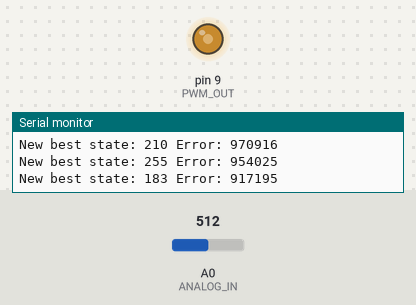
The sketch below on a simulated Arduino Uno, built with avr-gcc and run on an emulated ATmega328P. Parts: output pins drawn as LEDs (lit = HIGH), the last lines printed to the serial monitor. The test bench sets the inputs (shaded band); at power-on: A0 (ANALOG_IN) = 512. Random numbers use the default seed unless the sketch sets one.

Above: at 1.29 s.
1.3 s: A0 (ANALOG_IN) set to 900
At 1.81 s:
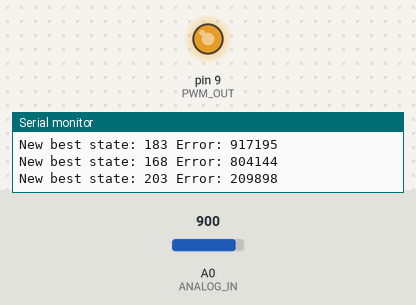
4.3 s: A0 (ANALOG_IN) set to 122
At 6.25 s:
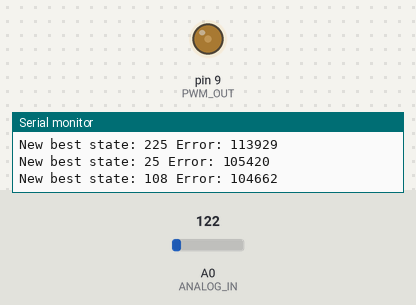
Timing chart, 0 to 13.3 s (numbered marks = the images above; inputs shaded):
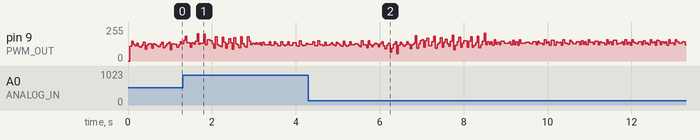

The sketch:

converger_fixed.ino
```cpp
/*
 * converger_fixed.ino
 * Corrected version of the signal converger.
 * Uses an 8-bit LFSR and a Cyclotomic FIR filter (Phi_16(z) = z^8 + 1).
 * Searches for the LFSR state that best approximates the input signal.
 */

#define ANALOG_IN A0
#define PWM_OUT 9
#define SAMPLING_FREQ 1000
#define BUFFER_SIZE 128

// Cyclotomic Polynomial Phi_16(z) = z^8 + 1
// Coefficients: [1, 0, 0, 0, 0, 0, 0, 0, 1]
#define CYCLO_DEGREE 8
const int8_t cyclo_coeffs[] = {1, 0, 0, 0, 0, 0, 0, 0, 1};

uint8_t input_buffer[BUFFER_SIZE];
uint8_t best_state = 1;
uint32_t min_error = 0xFFFFFFFF;
uint8_t current_lfsr_state = 1;

// Standard 8-bit LFSR polynomial: x^8 + x^6 + x^5 + x^4 + 1
#define LFSR_POLY 0xB8

uint8_t step_lfsr(uint8_t &state) {
    uint8_t bit = state & 1;
    state >>= 1;
    if (bit) {
        state ^= LFSR_POLY;
    }
    return bit;
}

uint8_t generate_filtered_output(uint8_t seed, int index) {
    // To generate the output at time 'index', we need the last 8 bits of the LFSR sequence
    // This is inefficient but clear for this implementation.
    // In a real system, we'd use a sliding window.
    uint8_t state = seed;
    uint8_t history[9];

    // Fast-forward LFSR to index
    for (int i = 0; i < index; i++) {
        step_lfsr(state);
    }

    // Get bits for filter
    for (int i = 0; i <= CYCLO_DEGREE; i++) {
        history[i] = step_lfsr(state);
    }

    // Apply Phi_16(z) = 1*h[0] + 0*h[1...7] + 1*h[8]
    int val = (int)history[0] + (int)history[8];
    // val is in [0, 2]. Map to [0, 255]
    return (uint8_t)(val * 127);
}

void setup() {
    pinMode(PWM_OUT, OUTPUT);
    Serial.begin(9600);
    randomSeed(analogRead(A1)); // Use an unconnected pin for entropy
}

void loop() {
    static int buf_idx = 0;
    static unsigned long last_sample = 0;

    if (micros() - last_sample >= (1000000 / SAMPLING_FREQ)) {
        last_sample = micros();

        // 1. Read input
        input_buffer[buf_idx] = analogRead(ANALOG_IN) >> 2; // 10-bit to 8-bit

        // 2. Output the best approximation
        uint8_t out_val = generate_filtered_output(best_state, buf_idx);
        analogWrite(PWM_OUT, out_val);

        buf_idx = (buf_idx + 1) % BUFFER_SIZE;

        // 3. Once buffer is full, search for a better state
        if (buf_idx == 0) {
            uint8_t candidate_state = (uint8_t)random(1, 256);
            uint32_t current_candidate_error = 0;

            for (int i = 0; i < BUFFER_SIZE; i++) {
                uint8_t target = input_buffer[i];
                uint8_t output = generate_filtered_output(candidate_state, i);
                int diff = (int)target - (int)output;
                current_candidate_error += (uint32_t)(diff * diff);
            }

            if (current_candidate_error < min_error) {
                min_error = current_candidate_error;
                best_state = candidate_state;
                Serial.print("New best state: ");
                Serial.print(best_state);
                Serial.print(" Error: ");
                Serial.println(min_error);
            }
        }
    }
}
```
